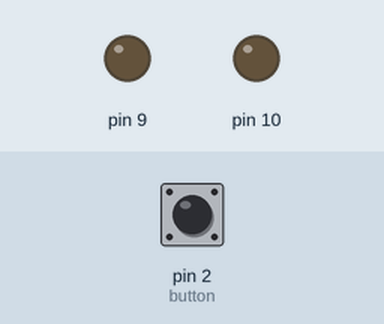
This sketch was run on a simulated Arduino Uno, built with avr-gcc and run on an emulated ATmega328P. Shown: output pins drawn as LEDs (lit = HIGH). Dashed ring = blinking. The test bench sets the inputs (shaded band); at power-on: pin 2 (button) HIGH.

Above: at 5.0 s.
5.1 s: pin 2 (button) pulled LOW for 0.15 s
At 5.25 s:
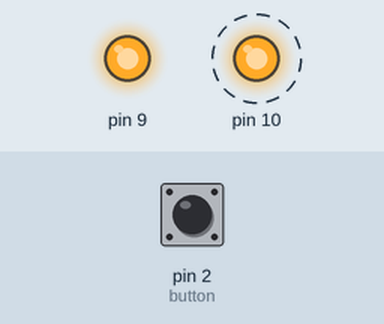
Timing chart, 0 to 9.9 s (numbered marks = the images above; inputs shaded):
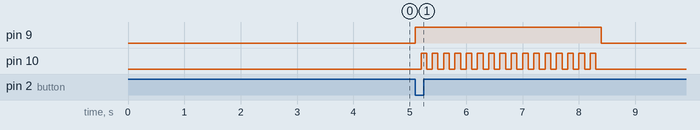

Measured:
- after the input at 5.1 s, pin 9: LOW → HIGH at once, → LOW 3.3 s later; pin 10: alternates HIGH for 0.10 s and LOW for 0.10 s, 32 changes in all, then stays LOW, starting after 0.10 s

The sketch:

q3.ino
```cpp
#include <avr/io.h>
#include <avr/interrupt.h>

#define CYCLES (16 * 2)
#define DEBOUNCE_INTERVAL 5 //500ms

/*
  GPIO1 = PORTB1
  GPIO2 = PORTB2
  Button = PORTD2 (INT0)
*/

volatile uint8_t number_cycles = 0;

volatile uint8_t current_oneHundred_millis = 0;

volatile bool timer1_flag = false;

volatile bool button_press_flag = false;
volatile bool button_pressed = false;

volatile bool current_low = false;
volatile bool current_high = false;


void init_timer1() {
  TCCR1B |= (1 << WGM12);   // Turn on the CTC mode
  TCCR1B |= (1 << CS12);    // Set up prescaler of 256
  OCR1A = 6250;             // Set CTC compare value to 5Hz(100ms interval) at 16 MHz AVR clock , with a prescaler of 256 (no -1 because set the counter to 0)
  TIFR1 &= ~(1 << OCF1A);   // set flag=0
  TIMSK1 |= (1 << OCIE1A);  // Enable Output Compare A Match Interrupt
}

void init_ex_interrupt0() {
  EIFR &= ~(1 << INTF0);  // set flag=0
  EIMSK |= (1 << INT0);   // set e_interrupt0
  EICRA |= (1 << ISC01);  // set falling edge
}

void turn_off_all_GPIO() {
  PORTB = 0x00;  //set low to all PORTB
  number_cycles = 0;
  button_pressed = false;
}

void init_timer1_GPIO() {
  if (current_oneHundred_millis > DEBOUNCE_INTERVAL) {
    current_oneHundred_millis = 0;

    PORTB |= (1 << PORTB1);  // set PORTB1 high immediately
    TIFR1 |= (1 << OCF1A);   // set flag=0
    TCNT1 = 0;               // reset counter1
    current_low = true;
    button_pressed = true;
    timer1_flag = false;
  }
}

void generate_PWM_PORTB2_cycles() {
  if (timer1_flag) {
    timer1_flag = false;

    if (current_low) {
      PORTB |= (1 << PORTB2);  // rasing edge
      current_low = false;
      current_high = true;
    } else if (current_high) {
      PORTB &= ~(1 << PORTB2);  // falling edge
      current_low = true;
      current_high = false;
    }
    number_cycles++;
  }
}


int main(void) {
  DDRB |= ((1 << DDB1) | (1 << DDB2));  // set PORTB as output
  PORTB = 0x00;                         //set low to all PORTB
  DDRD &= ~(1 << DDD2);                 //For button

  init_timer1();
  init_ex_interrupt0();


  sei();  //Enable the Global Interrupt Bit

  while (1) {
    if (number_cycles > CYCLES) {
      turn_off_all_GPIO();
    }

    if (button_pressed) {
      generate_PWM_PORTB2_cycles();
    }

    if (button_press_flag) {
      button_press_flag = false;
      if (!button_pressed) {
        init_timer1_GPIO();
      }
    }
  }
}


ISR(TIMER1_COMPA_vect) {
  current_oneHundred_millis++;
  timer1_flag = !timer1_flag;
}

ISR(INT0_vect) {
  button_press_flag = true;
}
```
